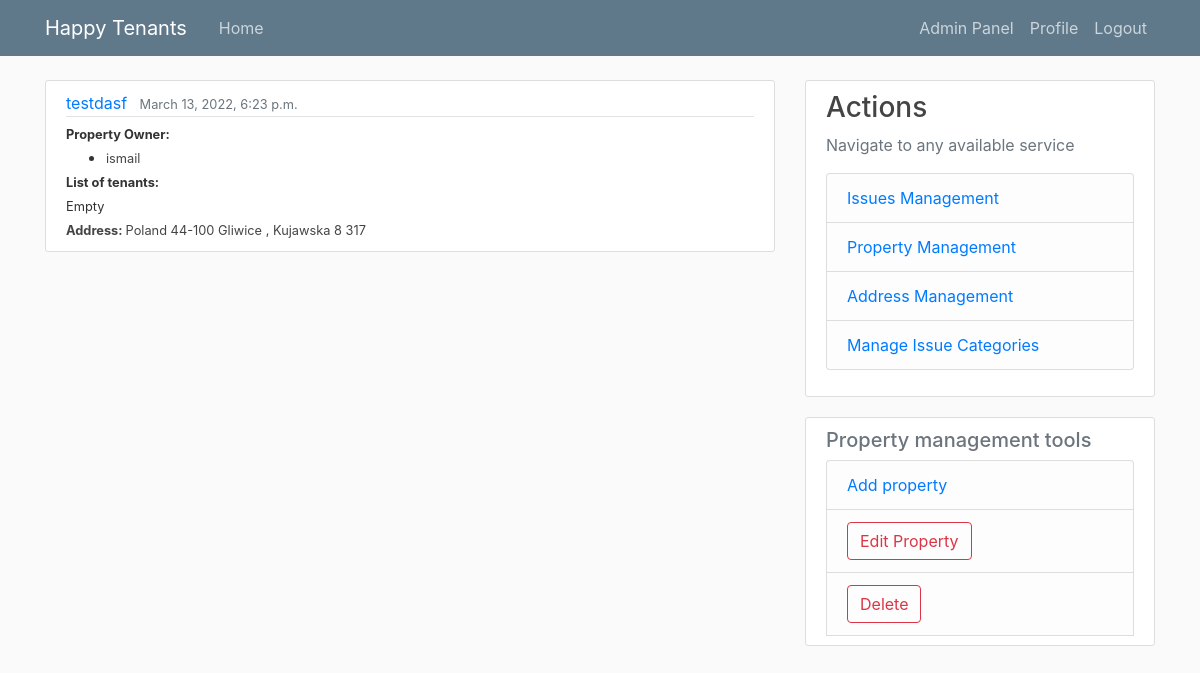
/properties/7/ (signed in), run on the app's committed database.
### tenant_mgmt/models.py (models this page shows, shortened)
class Property(models.Model):
    name = models.CharField(max_length=50, null=True)
    address = models.ForeignKey(Address, on_delete=models.CASCADE, null=True, related_name="address_properties_set")
    owner = models.ForeignKey(User, on_delete=models.SET_NULL, related_name="owner_property_set", null=True, blank=True)
    tenants = models.ManyToManyField(User, related_name="tenant_property_set", blank=True)
    dateAdded = models.DateTimeField(auto_now_add=True)

class Address(models.Model):
    street = models.CharField(max_length=50, null=False)
    apartment = models.CharField(max_length=10, null=False)
    city = models.CharField(max_length=50, null=False)
    zipCode = models.CharField(max_length=15, null=False)
    country = models.CharField(max_length=50, null=False)
    dateAdded = models.DateTimeField(auto_now_add=True)
    def __str__(self) -> str:
        return f'{self.country} {self.zipCode} {self.city} , {self.street} {self.apartment}'

### tenant_mgmt/views.py (the view)
# urls.py: path('properties/<int:pk>/', PropertyDetailView.as_view(), name='propertyDetails'),
@method_decorator([login_required, manager_requred], name='dispatch')
class PropertyDetailView(DetailView):
    model = Property
    template_name = 'tnt_mgmt/property/detail.html'
    context_object_name = 'property'
    ordering = ['dateAdded']

### tenant_mgmt/templatetags/extra_filters.py (called while the page is built)
@register.filter(name='has_groups')
def has_groups(user, group_names):
    groups = list(group_names.split('|'))
    userGroups = user.groups.all()
    for groupName in groups:
        group = Group.objects.get(name=groupName)
        if group in userGroups:
            return True
    return False

@register.filter(name='is_active')
def is_active(user):
    return len(user.groups.all()) > 0

### tenant_mgmt/templates/tnt_mgmt/property/detail.html (shortened to what this page needs)
{% extends "./base.html" %} {% block content %}
<article class="media content-section">
  <div class="media-body">
    <div class="article-metadata">
      <a class="mr-2" href="#">{{ property.name }}</a>
      <small class="text-muted">{{ property.dateAdded }}</small>
    </div>
    <small><b> Property Owner: </b></small>
    <ul>
      <li>
        <small
          ><a class="article-title" href="{% url 'profile' %}"
            >{{ property.owner.username }}</a
          ></small
        >
      </li>
    </ul>
    <small><b>List of tenants: </b></small> <br />
    {% for tenant in property.tenants.all %}
    <ul>
      <li>
        <small
          ><a class="article-title" href="{% url 'profile' %}"
            >{{ tenant.username }}</a
          ></small
        >
      </li>
    </ul>
    {% empty %}
    <small>Empty</small><br />
    {% endfor %}
    <small
      ><a
        class="article-title"
        href="{% url 'addressDetails' property.address.id %}"
      >
        <b> Address: </b>{{property.address}}</a
      ></small
    >
    <br />
  </div>
</article>
{% endblock content %}
{% block details_view_actions %}
  <li class="list-group-item list-group-item-light"><button id="editBtn" class="btn btn-outline-danger" type="submit">Edit Property</button></li>
  <li class="list-group-item list-group-item-light"><button id="deleteBtn" class="btn btn-outline-danger" type="submit">Delete</button></li>
{% endblock details_view_actions %}

### tenant_mgmt/static/tnt_mgmt/base.css (style rules this page uses)
body { background: #fafafa; color: #333333; margin-top: 5rem; }
ul { margin: 0; }
.content-section { background: #ffffff; padding: 10px 20px; border: 1px solid #dddddd; border-radius: 3px; margin-bottom: 20px; }
.article-title { color: #444444; }
.article-metadata { padding-bottom: 1px; margin-bottom: 4px; border-bottom: 1px solid #e3e3e3 }

### data on the page
Property: name "testdasf", dateAdded "March 13, 2022, 6:23 p.m.", owner.username "ismail", address "Poland 44-100 Gliwice , Kujawska 8 317"
